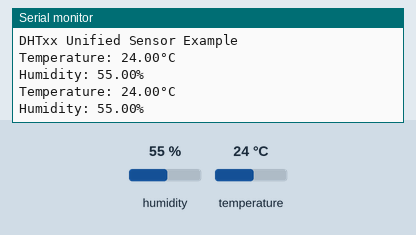
This sketch was run on a simulated Arduino Mega 2560, built with avr-gcc and run on an emulated ATmega2560. On the bench: the last lines printed to the serial monitor. The inputs (shaded band) are chosen by the test bench; at power-on: humidity 55 %, temperature 24 °C.

Above: at 2.8 s.
2.9 s: humidity set to 22 %
At 3.4 s:
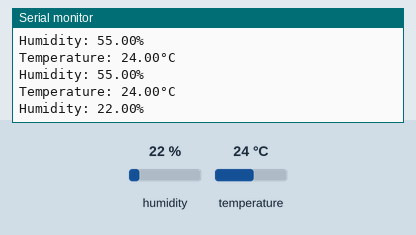
4.4 s: temperature set to 12 °C
At 5.3 s:
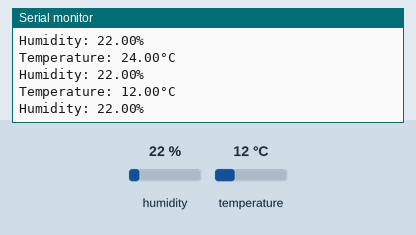
5.9 s: humidity set to 40 %
At 6.8 s:
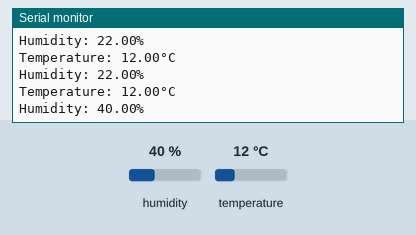
Timing chart, 0 to 8.9 s (numbered marks = the images above; inputs shaded):
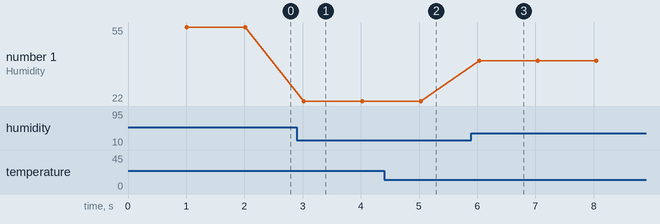

The sketch:

DHT11.ino
```cpp
// (licence header left out)
// REQUIRES the following Arduino libraries:
// - DHT Sensor Library: https://github.com/adafruit/DHT-sensor-library
// - Adafruit Unified Sensor Lib: https://github.com/adafruit/Adafruit_Sensor

#include <Adafruit_Sensor.h>
#include <DHT.h>
#include <DHT_U.h>

#define DHTPIN 22     // Digital pin connected to the DHT sensor
// Feather HUZZAH ESP8266 note: use pins 3, 4, 5, 12, 13 or 14 --
// Pin 15 can work but DHT must be disconnected during program upload.

// Uncomment the type of sensor in use:
#define DHTTYPE    DHT11     // DHT 11
//define DHTTYPE    DHT22     // DHT 22 (AM2302)
//#define DHTTYPE    DHT21     // DHT 21 (AM2301)

// See guide for details on sensor wiring and usage:
//   https://learn.adafruit.com/dht/overview

DHT_Unified dht(DHTPIN, DHTTYPE);

uint32_t delayMS;

void setup() {
  Serial.begin(115200);
  // Initialize device.
  dht.begin();
  Serial.println(F("DHTxx Unified Sensor Example"));
  // Print temperature sensor details.
  /*sensor_t sensor;
  dht.temperature().getSensor(&sensor);
  Serial.println(F("------------------------------------"));
  Serial.println(F("Temperature Sensor"));
  Serial.print  (F("Sensor Type: ")); Serial.println(sensor.name);
  Serial.print  (F("Driver Ver:  ")); Serial.println(sensor.version);
  Serial.print  (F("Unique ID:   ")); Serial.println(sensor.sensor_id);
  Serial.print  (F("Max Value:   ")); Serial.print(sensor.max_value); Serial.println(F("°C"));
  Serial.print  (F("Min Value:   ")); Serial.print(sensor.min_value); Serial.println(F("°C"));
  Serial.print  (F("Resolution:  ")); Serial.print(sensor.resolution); Serial.println(F("°C"));
  Serial.println(F("------------------------------------"));
  // Print humidity sensor details.
  dht.humidity().getSensor(&sensor);
  Serial.println(F("Humidity Sensor"));
  Serial.print  (F("Sensor Type: ")); Serial.println(sensor.name);
  Serial.print  (F("Driver Ver:  ")); Serial.println(sensor.version);
  Serial.print  (F("Unique ID:   ")); Serial.println(sensor.sensor_id);
  Serial.print  (F("Max Value:   ")); Serial.print(sensor.max_value); Serial.println(F("%"));
  Serial.print  (F("Min Value:   ")); Serial.print(sensor.min_value); Serial.println(F("%"));
  Serial.print  (F("Resolution:  ")); Serial.print(sensor.resolution); Serial.println(F("%"));
  Serial.println(F("------------------------------------"));
  // Set delay between sensor readings based on sensor details.
  delayMS = sensor.min_delay / 1000;*/
}

void loop() {
  // Delay between measurements.
  delay(1000);
  // Get temperature event and print its value.
  sensors_event_t event;
  dht.temperature().getEvent(&event);
  if (isnan(event.temperature)) {
    Serial.println(F("Error reading temperature!"));
  }
  else {
    Serial.print(F("Temperature: "));
    Serial.print(event.temperature);
    Serial.println(F("°C"));
  }
  // Get humidity event and print its value.
  dht.humidity().getEvent(&event);
  if (isnan(event.relative_humidity)) {
    Serial.println(F("Error reading humidity!"));
  }
  else {
    Serial.print(F("Humidity: "));
    Serial.print(event.relative_humidity);
    Serial.println(F("%"));
  }
}
```

Measured:
- after the input at 2.9 s, the serial monitor: prints a new line after 0.12 s (image 1)
- after the input at 4.4 s, the serial monitor: prints a new line after 0.62 s (image 2)
- after the input at 5.9 s, the serial monitor: prints a new line after 0.13 s (image 3)
- plotted number 1: 55 → 22 after the input at 2.9 s, 22 → 40 after the input at 5.9 s
